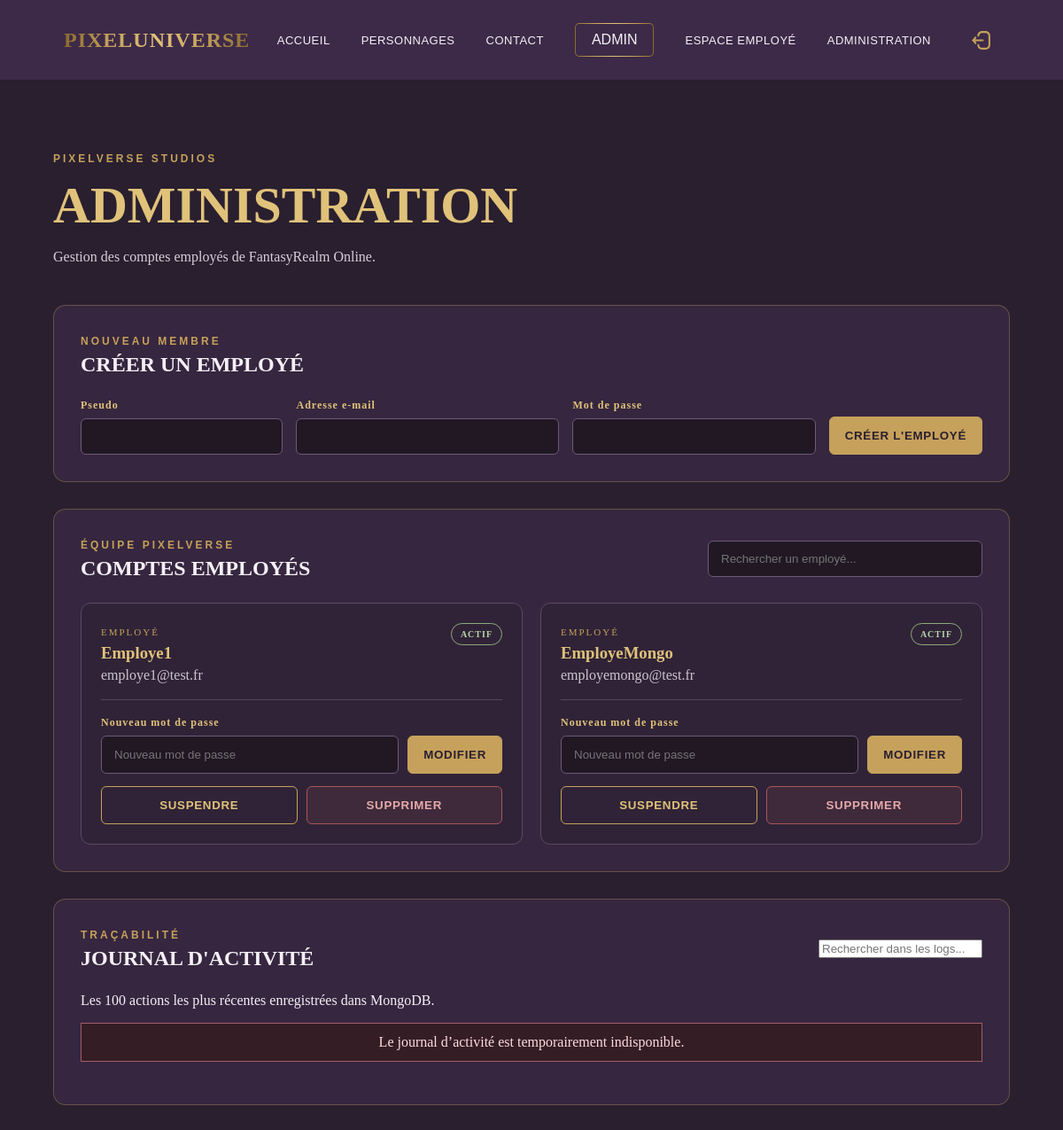
The app's page /administration.php (signed in) with its own data.
### tables this page shows
CREATE TABLE `utilisateurs` (
  `id` int(11) NOT NULL,
  `pseudo` varchar(50) NOT NULL,
  `email` varchar(255) NOT NULL,
  `mot_de_passe` varchar(255) NOT NULL,
  `role` varchar(20) NOT NULL DEFAULT 'utilisateur',
  `suspendu` tinyint(1) NOT NULL DEFAULT 0,
  `reset_token` varchar(64) DEFAULT NULL,
  `reset_token_expiration` datetime DEFAULT NULL
);

### administration.php (the view, shortened to what this page needs)
<?php
require_once 'config.php';
$requeteEmployes = $pdo->query(
    "SELECT id, pseudo, email, suspendu
     FROM utilisateurs
     WHERE role = 'employe'
     ORDER BY pseudo ASC"
);
$employes = $requeteEmployes->fetchAll(PDO::FETCH_ASSOC);
$logsAdministration = [];
$erreurLogs = '';
try {
    $managerMongo = new MongoDB\Driver\Manager('mongodb://localhost:27017');
    $optionsLogs = [
        'sort' => ['date' => -1],
        'limit' => 100
    ];
    $requeteLogs = new MongoDB\Driver\Query([], $optionsLogs);
    $curseurLogs = $managerMongo->executeQuery(
        'fantasyrealm_logs.logs',
        $requeteLogs
    );
    foreach ($curseurLogs as $log) {
        $logsAdministration[] = $log;
    }
} catch (Throwable $exception) {
    $erreurLogs = 'Le journal d’activité est temporairement indisponible.';
}
?>
<!DOCTYPE html>
<html lang="fr">
<head>
    <link
        rel="stylesheet"
        href="assets/CSS/style.css"
    >
</head>
<body class="administration-page">
<?php include 'navbar.php'; ?>
<main class="admin-dashboard">
    <section class="admin-heading">
        <p class="admin-small-title">
            PIXELVERSE STUDIOS
        </p>
        <h1>
            ADMINISTRATION
        </h1>
        <p>
            Gestion des comptes employés de FantasyRealm Online.
        </p>
    </section>
    <section class="admin-section">
        <div class="admin-section-title">
            <div>
                <span>NOUVEAU MEMBRE</span>
                <h2>CRÉER UN EMPLOYÉ</h2>
            </div>
        </div>
        <form
            method="POST"
            class="admin-create-form"
        >
            <div>
                <label for="pseudo">
                    Pseudo
                </label>
                <input
                    type="text"
                    id="pseudo"
                    name="pseudo"
                    maxlength="50"
                    required
                >
            </div>
            <div>
                <label for="email">
                    Adresse e-mail
                </label>
                <input
                    type="email"
                    id="email"
                    name="email"
                    required
                >
            </div>
            <div>
                <label for="mot_de_passe">
                    Mot de passe
                </label>
                <input
                    type="password"
                    id="mot_de_passe"
                    name="mot_de_passe"
                    minlength="8"
                    required
                >
            </div>
            <button
                type="submit"
                name="creer_employe"
            >
                CRÉER L'EMPLOYÉ
            </button>
        </form>
    </section>
    <section class="admin-section">
        <div class="admin-section-title">
            <div>
                <span>ÉQUIPE PIXELVERSE</span>
                <h2>COMPTES EMPLOYÉS</h2>
            </div>
            <input
                type="search"
                id="employee-search"
                placeholder="Rechercher un employé..."
            >
        </div>
        <div
            class="admin-employees"
            id="employee-list"
        >
            <?php foreach ($employes as $employe) { ?>
                <article
                    class="admin-employee-card"
                    data-search="<?php
                        echo htmlspecialchars(
                            mb_strtolower(
                                $employe['pseudo']
                                . ' '
                                . $employe['email']
                            )
                        );
                    ?>"
                >
                    <div class="admin-employee-info">
                        <div>
                            <span class="admin-role">
                                EMPLOYÉ
                            </span>
                            <h3>
                                <?php
                                echo htmlspecialchars(
                                    $employe['pseudo']
                                );
                                ?>
                            </h3>
                            <p>
                                <?php
                                echo htmlspecialchars(
                                    $employe['email']
                                );
                                ?>
                            </p>
                        </div>
                        <span class="<?php
                            echo (int) $employe['suspendu'] === 1
                                ? 'admin-status suspended'
                                : 'admin-status active';
                        ?>">
                            <?php
                            echo (int) $employe['suspendu'] === 1
                                ? 'SUSPENDU'
                                : 'ACTIF';
                            ?>
                        </span>
                    </div>
                    <div class="admin-employee-actions">
                        <form method="POST">
                            <label>
                                Nouveau mot de passe
                            </label>
                            <div class="admin-password-row">
                                <input
                                    type="password"
                                    name="nouveau_mot_de_passe"
                                    minlength="8"
                                    placeholder="Nouveau mot de passe"
                                    required
                                >
                                <button
                                    type="submit"
                                    name="modifier_mot_de_passe"
                                >
                                    MODIFIER
                                </button>
                            </div>
                        </form>
                        <div class="admin-action-row">
                            <form method="POST">
                                <button
                                    type="submit"
                                    name="changer_suspension"
                                    class="admin-secondary-button"
                                >
                                    <?php
                                    echo (int) $employe['suspendu'] === 1
                                        ? 'RÉACTIVER'
                                        : 'SUSPENDRE';
                                    ?>
                                </button>
                            </form>
                            <form
                                method="POST"
                                class="admin-delete-form"
                                data-employee="<?php
                                    echo htmlspecialchars(
                                        $employe['pseudo']
                                    );
                                ?>"
                            >
                                <button
                                    type="submit"
                                    name="supprimer_employe"
                                    class="admin-delete-button"
                                >
                                    SUPPRIMER
                                </button>
                            </form>
                        </div>
                    </div>
                </article>
            <?php } ?>
        </div>
    </section>
    <section class="admin-section admin-logs-section">
        <div class="admin-section-title">
            <div>
                <span>TRAÇABILITÉ</span>
                <h2>JOURNAL D'ACTIVITÉ</h2>
            </div>
            <input
                type="search"
                id="log-search"
                placeholder="Rechercher dans les logs..."
            >
        </div>
        <p class="admin-log-intro">
            Les 100 actions les plus récentes enregistrées dans MongoDB.
        </p>
        <?php if ($erreurLogs !== '') { ?>
            <div class="error-message">
                <?php echo htmlspecialchars($erreurLogs); ?>
            </div>
        <?php } elseif (count($logsAdministration) === 0) { ?>
            <p class="admin-empty">
                Aucune action enregistrée pour le moment.
            </p>
        <?php } ?>
    </section>
</main>
</body>
</html>

### records on screen
utilisateurs: pseudo "Employe1", email "employe1@test.fr", suspendu "ACTIF"
utilisateurs: pseudo "EmployeMongo", email "employemongo@test.fr", suspendu "ACTIF"

### other values on screen
$_SESSION['pseudo'] "ADMIN"
$erreurLogs "Le journal d’activité est temporairement indisponible."
